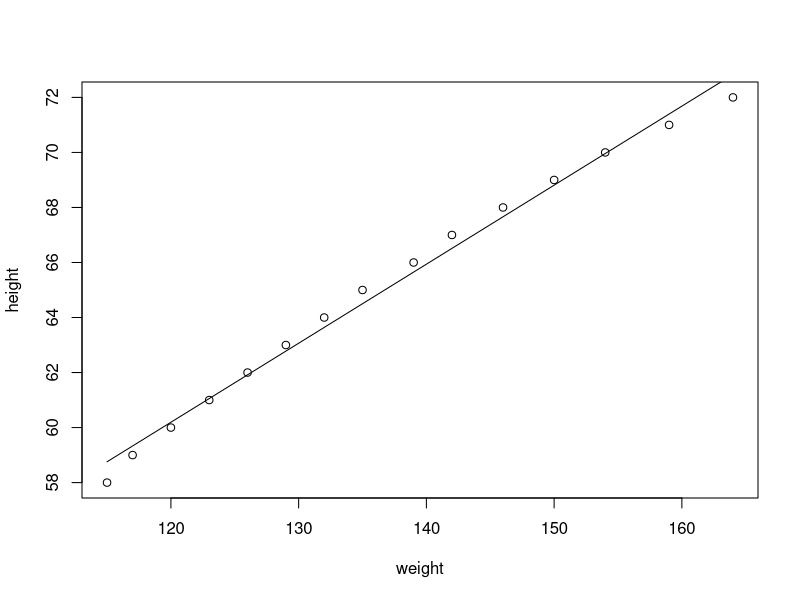
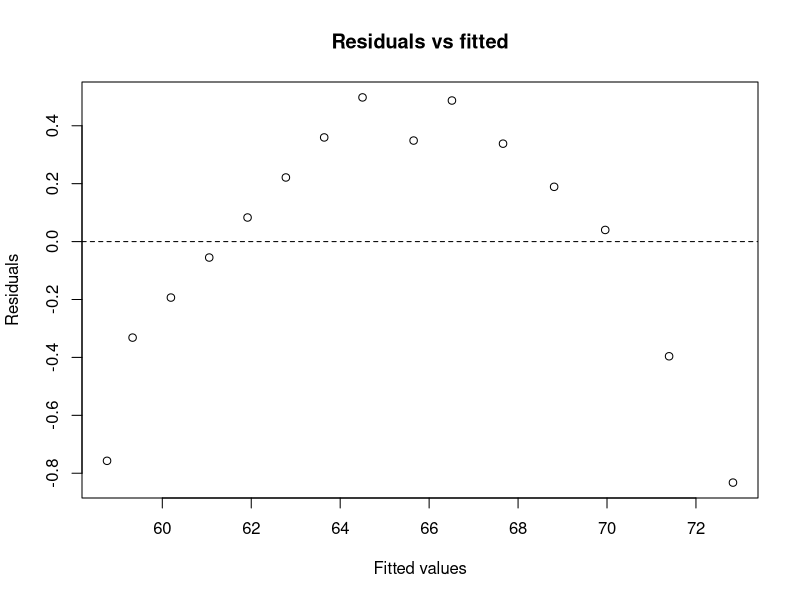
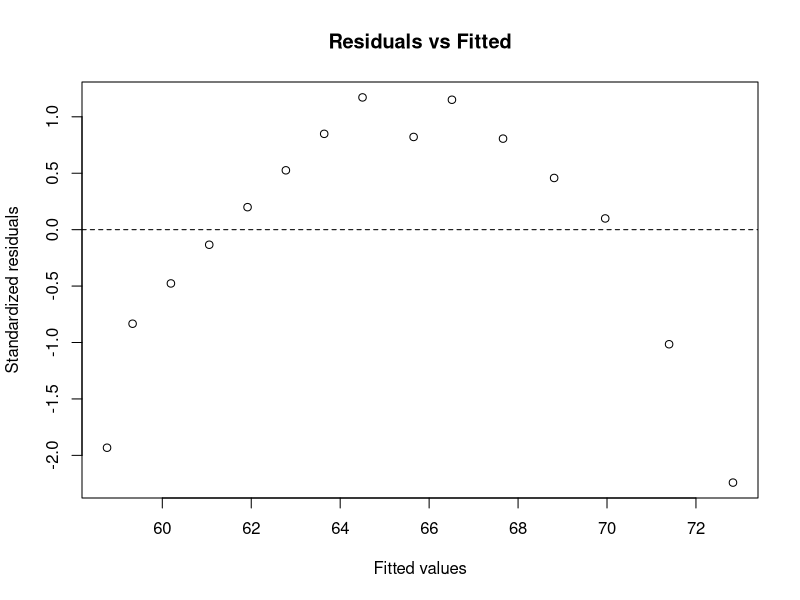
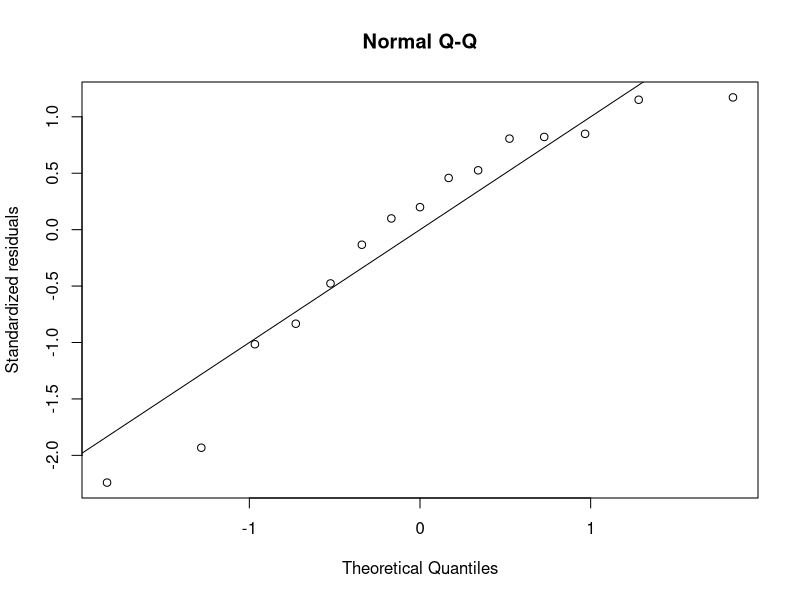
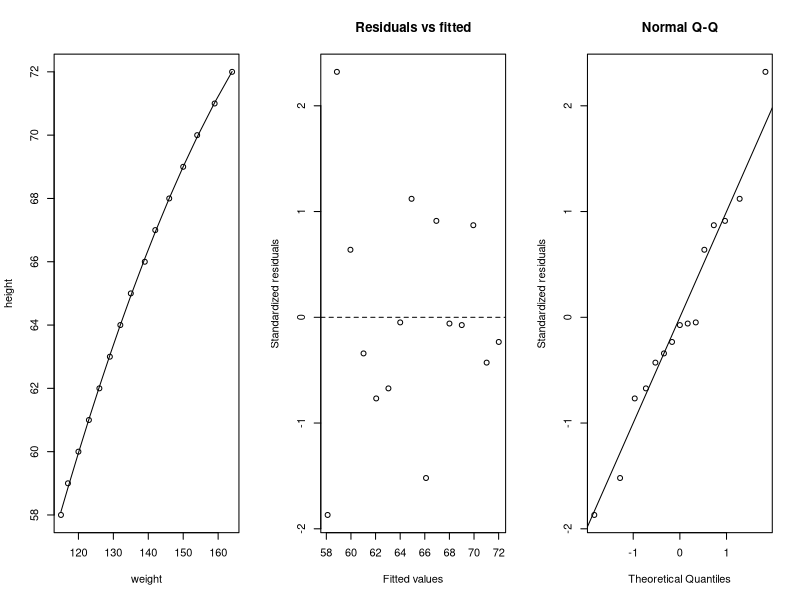
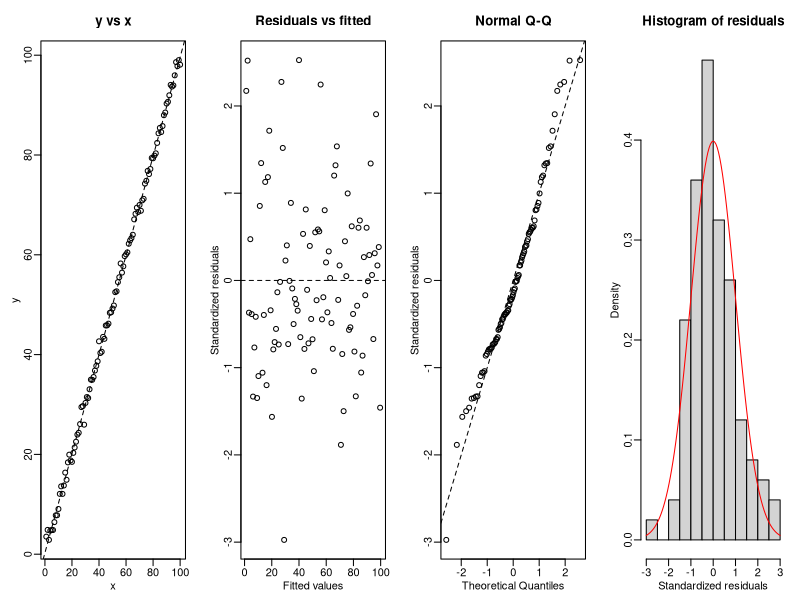
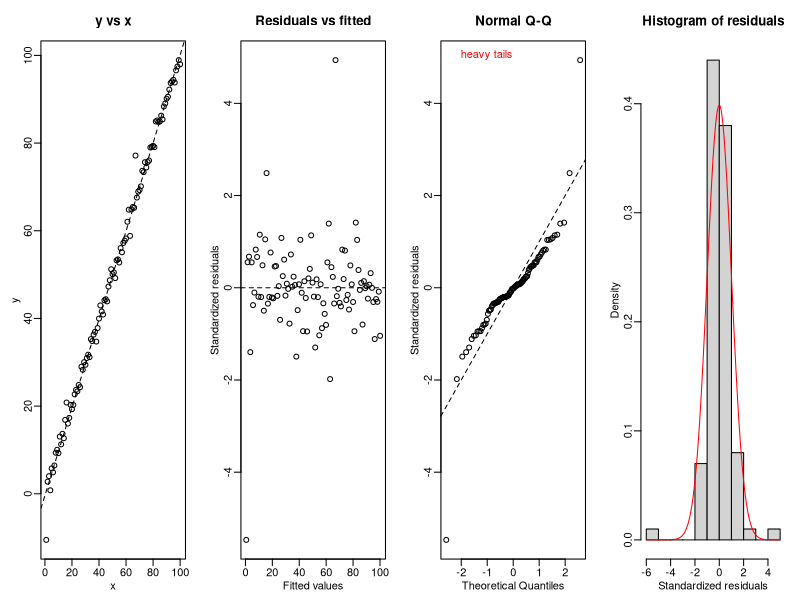
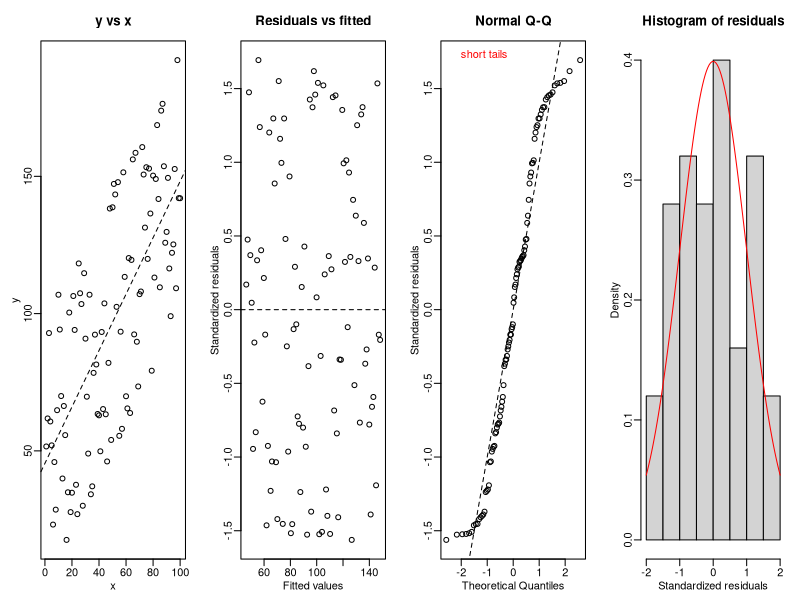

Reproduce these figures in R, in order.
## ---- chunk 1
data(women)
head(women)
lm.wo = lm(height ~ weight, data = women)
summary(lm.wo)
# height vs weight
plot(women$weight, women$height, xlab = "weight", ylab = "height")
lines(women$weight, fitted(lm.wo))
## ---- chunk 2
# raw residuals
plot(fitted(lm.wo), resid(lm.wo), main = "Residuals vs fitted", xlab = "Fitted values", ylab = "Residuals")
abline(h = 0, lty = 2)
# standardized residuals
plot(fitted(lm.wo), rstandard(lm.wo), main = "Residuals vs Fitted", xlab = "Fitted values", ylab = "Standardized residuals")
abline(h = 0, lty = 2)
## ---- chunk 3
qqnorm(rstandard(lm.wo), main = "Normal Q-Q", ylab = "Standardized residuals")
abline(a = 0, b = 1)
## ---- chunk 4
lm.wo2 = lm(height ~ poly(weight, 2), data = women)
summary(lm.wo2)
par(mfrow = c(1, 3))
# height vs weight
plot(women$weight, women$height, xlab = "weight", ylab = "height")
lines(women$weight, fitted(lm.wo2))
# standardized residuals
plot(fitted(lm.wo2), rstandard(lm.wo2), main = "Residuals vs fitted", xlab = "Fitted values", ylab = "Standardized residuals")
abline(h = 0, lty = 2)
# normal Q-Q plot
qqnorm(rstandard(lm.wo2), main = "Normal Q-Q", ylab = "Standardized residuals")
abline(a = 0, b = 1)
## ---- chunk 5
par(mfrow = c(1, 1))
## ---- chunk 6
opar = par(no.readonly = T)
n = 100
par(mfrow = c(1, 4), mgp = c(1.5, .5, 0), mar = c(3,3,3,1) + .1)

# iid normal errors
x = 1:n
y = 1:n + rnorm(n)
lm1 = lm(y ~ x)
plot(x, y, main = "y vs x"); abline(lm1, lty = 2)
plot(fitted(lm1), rstandard(lm1), main = "Residuals vs fitted", xlab = "Fitted values", ylab = "Standardized residuals")
abline(h = 0, lty = 2)
qqnorm(rstandard(lm1), main = "Normal Q-Q", ylab = "Standardized residuals")
abline(a=0, b=1, lty = 2)
hist(rstandard(lm1), prob = T, main = "Histogram of residuals", xlab = "Standardized residuals")
curve(dnorm, add = T, col = "red")

# heavy tails
y = 1:n + rt(n, 2)
lm1 = lm(y ~ x)
plot(x, y, main = "y vs x"); abline(lm1, lty = 2)
plot(fitted(lm1), rstandard(lm1), main = "Residuals vs fitted", xlab = "Fitted values", ylab = "Standardized residuals")
abline(h = 0, lty = 2)
qqnorm(rstandard(lm1), main = "Normal Q-Q", ylab = "Standardized residuals")
abline(a=0, b=1, lty = 2)
legend("topleft", legend = "heavy tails", bty = "n", text.col = "red")
hist(rstandard(lm1), prob = T, main = "Histogram of residuals", xlab = "Standardized residuals")
curve(dnorm, add = T, col = "red")

# short tails
y = 1:n + runif(n)*n
lm1 = lm(y ~ x)
plot(x, y, main = "y vs x"); abline(lm1, lty = 2)
plot(fitted(lm1), rstandard(lm1), main = "Residuals vs fitted", xlab = "Fitted values", ylab = "Standardized residuals")
abline(h = 0, lty = 2)
qqnorm(rstandard(lm1), main = "Normal Q-Q", ylab = "Standardized residuals")
abline(a=0, b=1, lty = 2)
legend("topleft", legend = "short tails", bty = "n", text.col = "red")
hist(rstandard(lm1), prob = T, main = "Histogram of residuals", xlab = "Standardized residuals")
curve(dnorm, add = T, col = "red")

# nonlinear relationship
y = (1:n)^2 + rnorm(n)*100
lm1 = lm(y ~ x)
plot(x, y, main = "y vs x"); abline(lm1, lty = 2)
plot(fitted(lm1), rstandard(lm1), main = "Residuals vs fitted", xlab = "Fitted values", ylab = "Standardized residuals")
abline(h = 0, lty = 2)
legend("topleft", legend = "nonlinear relationship", bty = "n", text.col = "red")
qqnorm(rstandard(lm1), main = "Normal Q-Q", ylab = "Standardized residuals")
abline(a=0, b=1, lty = 2)
hist(rstandard(lm1), prob = T, main = "Histogram of residuals", xlab = "Standardized residuals")
curve(dnorm, add = T, col = "red")

# non-constant variance
y = 1:n + rnorm(n)*(1:n)
lm1 = lm(y ~ x)
plot(x, y, main = "y vs x"); abline(lm1, lty = 2)
plot(fitted(lm1), rstandard(lm1), main = "Residuals vs fitted", xlab = "Fitted values", ylab = "Standardized residuals")
abline(h = 0, lty = 2)
legend("topleft", legend = "non-constant variance", bty = "n", text.col = "red")
qqnorm(rstandard(lm1), main = "Normal Q-Q", ylab = "Standardized residuals")
abline(a=0, b=1, lty = 2)
hist(rstandard(lm1), prob = T, main = "Histogram of residuals", xlab = "Standardized residuals")
curve(dnorm, add = T, col = "red")

par(opar)
